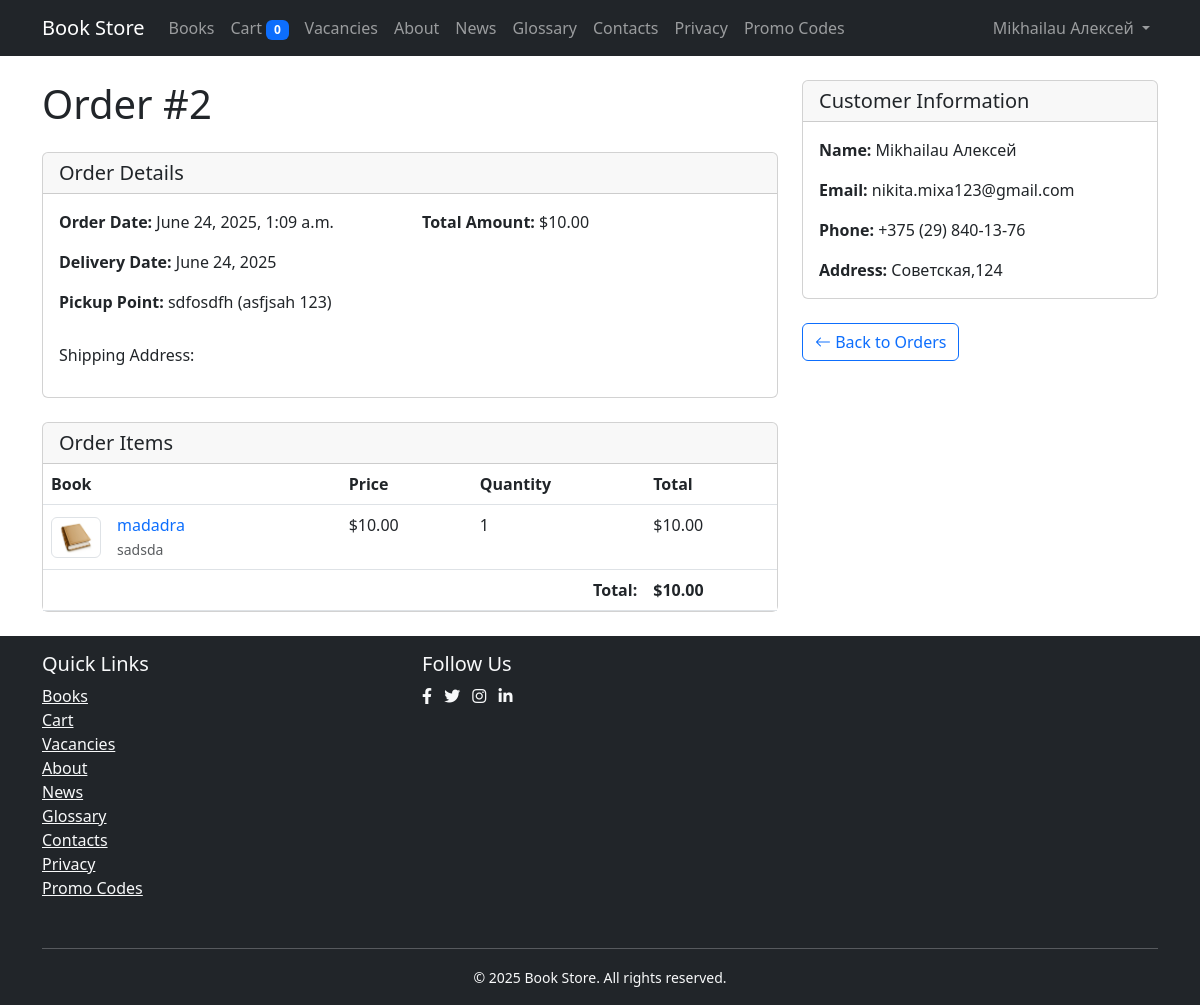
Screenshot of /order/2/ (signed in) with the database file from the repository.
### users/models.py (models this page shows, shortened)
class User(AbstractUser):
    phone_number = models.CharField(max_length=15, blank=True)
    address = models.TextField(blank=True)
    timezone = models.CharField(max_length=50, choices=TIMEZONE_CHOICES, default='UTC')

### books/models.py (models this page shows, shortened)
class Order(models.Model):
    customer = models.ForeignKey(Customer, on_delete=models.CASCADE)
    shipping_address = models.TextField()
    created_at = models.DateTimeField(auto_now_add=True)
    updated_at = models.DateTimeField(auto_now=True)
    delivery_date = models.DateField(null=True, blank=True)
    pickup_point = models.ForeignKey('PickupPoint', null=True, blank=True, on_delete=models.SET_NULL)
    promocode = models.ForeignKey('PromoCode', null=True, blank=True, on_delete=models.SET_NULL)
    class Meta:
        ordering = ['-created_at']
    def get_total_cost(self):
        return sum(item.get_cost() for item in self.items.all())

class PickupPoint(models.Model):
    name = models.CharField(max_length=100)
    address = models.CharField(max_length=255)
    is_active = models.BooleanField(default=True)
    def __str__(self):
        return f"{self.name} ({self.address})"

class OrderItem(models.Model):
    order = models.ForeignKey(Order, on_delete=models.CASCADE, related_name='items')
    book = models.ForeignKey(Book, on_delete=models.CASCADE)
    price = models.DecimalField(max_digits=10, decimal_places=2)
    quantity = models.PositiveIntegerField(default=1)
    def get_cost(self):
        return self.price * self.quantity

class Book(models.Model):
    title = models.CharField(max_length=200)
    authors = models.ManyToManyField(Author, related_name='books')
    genres = models.ManyToManyField(Genre, related_name='books')
    publisher = models.ForeignKey(Publisher, on_delete=models.SET_NULL, related_name='books', null=True, blank=True)
    isbn = models.CharField(max_length=13)
    description = models.TextField(blank=True)
    price = models.DecimalField(max_digits=10, decimal_places=2)
    quantity = models.PositiveIntegerField(default=0)
    cover = models.ImageField(upload_to='books/covers/', blank=True)
    created_at = models.DateTimeField(auto_now_add=True)
    updated_at = models.DateTimeField(auto_now=True)
    class Meta:
        verbose_name = "Book"
        verbose_name_plural = "Books"

class Author(models.Model):
    name = models.CharField(max_length=200)
    bio = models.TextField(blank=True)
    photo = models.ImageField(upload_to='authors/', null=True, blank=True)
    class Meta:
        verbose_name = "Author"
        verbose_name_plural = "Authors"

class Customer(models.Model):
    user = models.OneToOneField(User, on_delete=models.CASCADE)
    phone = models.CharField(
        max_length=20,
        validators=[
            RegexValidator(
                regex=r'^\+375 \(29\) \d{3}-\d{2}-\d{2}$',
                message="Phone number must be in format: +375 (29) XXX-XX-XX"
            )
        ]
    )
    address = models.TextField()
    birth_date = models.DateField(default=datetime.date(2000, 1, 1))
    timezone = models.CharField(max_length=50, default='UTC')
    created_at = models.DateTimeField(auto_now_add=True)
    updated_at = models.DateTimeField(auto_now=True)
    class Meta:
        verbose_name = "Customer"
        verbose_name_plural = "Customers"

### books/views.py (the view)
# urls.py: path('order/<int:pk>/', enhanced_views.OrderDetailView.as_view(), name='order_detail'),
@login_required
def order_detail(request, pk):
    try:
        customer = request.user.customer
    except Customer.DoesNotExist:
        messages.warning(request, 'Please complete your profile before viewing orders.')
        return redirect('users:profile')
    order = get_object_or_404(Order, pk=pk, customer=customer)
    return render(request, 'books/order_detail.html', {'order': order})

### books/context_processors.py (called while the page is built)
def cart(request):
    cart = request.session.get('cart', {})
    return {
        'cart': cart,
        'cart_count': len(cart)
    }

### templates/books/order_detail.html (shortened to what this page needs)
{% extends 'base.html' %}
{% block content %}
<div class="row">
    <div class="col-md-8">
        <h1 class="mb-4">Order #{{ order.id }}</h1>
        <div class="card mb-4">
            <div class="card-header">
                <h5 class="card-title mb-0">Order Details</h5>
            </div>
            <div class="card-body">
                <div class="row mb-3">
                    <div class="col-md-6">
                        <p><strong>Order Date:</strong> {{ order.created_at|date:"F j, Y, P" }}</p>
                        {% if order.delivery_date %}
                        <p><strong>Delivery Date:</strong> {{ order.delivery_date|date:"F j, Y" }}</p>
                        {% endif %}
                        {% if order.pickup_point %}
                        <p><strong>Pickup Point:</strong> {{ order.pickup_point }}</p>
                        {% endif %}
                    </div>
                    <div class="col-md-6">
                        <p><strong>Total Amount:</strong> ${{ order.get_total_cost }}</p>
                    </div>
                </div>
                <h6>Shipping Address:</h6>
            </div>
        </div>
        <div class="card">
            <div class="card-header">
                <h5 class="card-title mb-0">Order Items</h5>
            </div>
            <div class="table-responsive">
                <table class="table table-hover mb-0">
                    <thead>
                        <tr>
                            <th>Book</th>
                            <th>Price</th>
                            <th>Quantity</th>
                            <th>Total</th>
                        </tr>
                    </thead>
                    <tbody>
                        {% for item in order.items.all %}
                        <tr>
                            <td>
                                <div class="d-flex align-items-center">
                                    {% if item.book.cover %}
                                    <img src="{{ item.book.cover.url }}" alt="{{ item.book.title }}" class="img-thumbnail me-3" style="width: 50px;">
                                    {% else %}
                                    <div class="bg-secondary text-white d-flex align-items-center justify-content-center me-3" style="width: 50px; height: 50px;">
                                        <i class="bi bi-book"></i>
                                    </div>
                                    {% endif %}
                                    <div>
                                        <a href="{% url 'books:book_detail' item.book.id %}" class="text-decoration-none">{{ item.book.title }}</a>
                                        <br>
                                        <small class="text-muted">
                                            {% for author in item.book.authors.all %}
                                            {{ author.name }}{% if not forloop.last %}, {% endif %}
                                            {% endfor %}
                                        </small>
                                    </div>
                                </div>
                            </td>
                            <td>${{ item.price }}</td>
                            <td>{{ item.quantity }}</td>
                            <td>${{ item.get_cost }}</td>
                        </tr>
                        {% endfor %}
                    </tbody>
                    <tfoot>
                        <tr>
                            <td colspan="3" class="text-end"><strong>Total:</strong></td>
                            <td><strong>${{ order.get_total_cost }}</strong></td>
                        </tr>
                    </tfoot>
                </table>
            </div>
        </div>
    </div>
    <div class="col-md-4">
        <div class="card">
            <div class="card-header">
                <h5 class="card-title mb-0">Customer Information</h5>
            </div>
            <div class="card-body">
                <p><strong>Name:</strong> {{ order.customer.user.get_full_name }}</p>
                <p><strong>Email:</strong> {{ order.customer.user.email }}</p>
                <p><strong>Phone:</strong> {{ order.customer.phone }}</p>
                <p class="mb-0"><strong>Address:</strong> {{ order.customer.address }}</p>
            </div>
        </div>
        <div class="mt-4">
            <a href="{% url 'books:order_list' %}" class="btn btn-outline-primary">
                <i class="bi bi-arrow-left"></i> Back to Orders
            </a>
        </div>
    </div>
</div>
{% endblock %}

### templates/base.html (shortened to what this page needs)
<!DOCTYPE html>
<html lang="en" class="h-100">
<head>
    <link href="https://cdn.jsdelivr.net/npm/bootstrap@5.3.0/dist/css/bootstrap.min.css" rel="stylesheet">
    <link href="https://cdnjs.cloudflare.com/ajax/libs/font-awesome/6.0.0/css/all.min.css" rel="stylesheet">
    <link href="https://cdn.jsdelivr.net/npm/bootstrap-icons@1.10.5/font/bootstrap-icons.css" rel="stylesheet">
</head>
<body>
    <nav class="navbar navbar-expand-lg navbar-dark bg-dark">
        <div class="container">
            <a class="navbar-brand" href="{% url 'books:home' %}">Book Store</a>
            <div class="collapse navbar-collapse" id="navbarNav">
                <ul class="navbar-nav me-auto">
                    <li class="nav-item">
                        <a class="nav-link {% if request.resolver_match.url_name == 'book_list' %}active{% endif %}"
                           href="{% url 'books:book_list' %}">Books</a>
                    </li>
                    <li class="nav-item">
                        <a class="nav-link {% if request.resolver_match.url_name == 'cart_detail' %}active{% endif %}"
                           href="{% url 'books:cart_detail' %}">
                            Cart <span class="badge bg-primary">{{ cart_count }}</span>
                        </a>
                    </li>
                    <li class="nav-item">
                        <a class="nav-link {% if request.resolver_match.url_name == 'vacancy_list' %}active{% endif %}"
                           href="{% url 'books:vacancy_list' %}">Vacancies</a>
                    </li>
                    <li class="nav-item">
                        <a class="nav-link {% if request.resolver_match.url_name == 'company_info' %}active{% endif %}" href="{% url 'books:company_info' %}">About</a>
                    </li>
                    <li class="nav-item">
                        <a class="nav-link {% if request.resolver_match.url_name == 'news_list' %}active{% endif %}" href="{% url 'books:news_list' %}">News</a>
                    </li>
                    <li class="nav-item">
                        <a class="nav-link {% if request.resolver_match.url_name == 'terms_list' %}active{% endif %}" href="{% url 'books:terms_list' %}">Glossary</a>
                    </li>
                    <li class="nav-item">
                        <a class="nav-link {% if request.resolver_match.url_name == 'contacts' %}active{% endif %}" href="{% url 'books:contacts' %}">Contacts</a>
                    </li>
                    <li class="nav-item">
                        <a class="nav-link {% if request.resolver_match.url_name == 'privacy_policy' %}active{% endif %}" href="{% url 'books:privacy_policy' %}">Privacy</a>
                    </li>
                    <li class="nav-item">
                        <a class="nav-link {% if request.resolver_match.url_name == 'promocode_list' %}active{% endif %}" href="{% url 'books:promocode_list' %}">Promo Codes</a>
                    </li>
                </ul>
                <ul class="navbar-nav">
                    {% if user.is_authenticated %}
                        <li class="nav-item dropdown">
                            <a class="nav-link dropdown-toggle" href="#" id="navbarDropdown" role="button"
                               data-bs-toggle="dropdown" aria-expanded="false">
                                {{ user.get_full_name|default:user.username }}
                            </a>
                        </li>
                    {% endif %}
                </ul>
            </div>
        </div>
    </nav>
    <main class="container my-4">
        {% block content %}
        {% endblock %}
    </main>
    <footer class="footer mt-auto py-3 bg-dark text-light">
        <div class="container">
            <div class="row">
                <div class="col-md-4 mb-3">
                    <h5>Quick Links</h5>
                    <ul class="list-unstyled">
                        <li><a href="{% url 'books:book_list' %}" class="text-light">Books</a></li>
                        <li><a href="{% url 'books:cart_detail' %}" class="text-light">Cart</a></li>
                        <li><a href="{% url 'books:vacancy_list' %}" class="text-light">Vacancies</a></li>
                        <li><a href="{% url 'books:company_info' %}" class="text-light">About</a></li>
                        <li><a href="{% url 'books:news_list' %}" class="text-light">News</a></li>
                        <li><a href="{% url 'books:terms_list' %}" class="text-light">Glossary</a></li>
                        <li><a href="{% url 'books:contacts' %}" class="text-light">Contacts</a></li>
                        <li><a href="{% url 'books:privacy_policy' %}" class="text-light">Privacy</a></li>
                        <li><a href="{% url 'books:promocode_list' %}" class="text-light">Promo Codes</a></li>
                    </ul>
                </div>
                <div class="col-md-4">
                    <h5>Follow Us</h5>
                    <div class="social-links">
                        <a href="#" class="text-light me-2"><i class="fab fa-facebook-f"></i></a>
                        <a href="#" class="text-light me-2"><i class="fab fa-twitter"></i></a>
                        <a href="#" class="text-light me-2"><i class="fab fa-instagram"></i></a>
                        <a href="#" class="text-light"><i class="fab fa-linkedin-in"></i></a>
                    </div>
                </div>
            </div>
            <hr class="bg-light">
            <div class="text-center">
                <small>&copy; {% now "Y" %} Book Store. All rights reserved.</small>
            </div>
        </div>
    </footer>
</body>
</html>

### templates/base.html (style rules this page uses)
body { min-height: 100vh; display: flex; flex-direction: column; }
main { flex: 1 0 auto; }
footer { flex-shrink: 0; margin-top: auto; }

### rows the page displays
User: get_full_name "Mikhailau Алексей"
Order: id "2", created_at "June 24, 2025, 1:09 a.m.", delivery_date "June 24, 2025", pickup_point "sdfosdfh (asfjsah 123)", get_total_cost "10.00", customer.user.get_full_name "Mikhailau Алексей", customer.user.email "nikita.mixa123@gmail.com", customer.phone "+375 (29) 840-13-76", customer.address "Советская,124"
OrderItem: book.cover (picture), book "madadra", price "10.00", quantity "1", get_cost "10.00"
Author: name "sadsda"

### other values shown
{{ cart_count }} "0"
